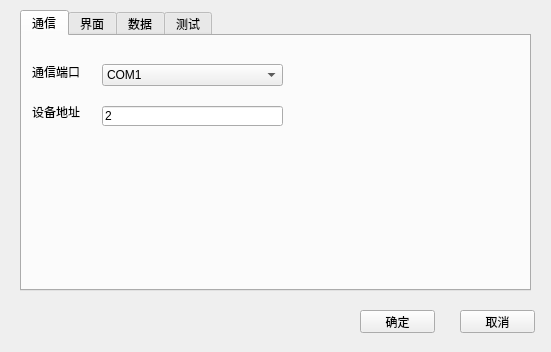
<?xml version="1.0" encoding="UTF-8"?>
<ui version="4.0">
 <class>SettingOption</class>
 <widget class="QWidget" name="SettingOption">
  <property name="geometry">
   <rect>
    <x>0</x>
    <y>0</y>
    <width>551</width>
    <height>352</height>
   </rect>
  </property>
  <property name="windowTitle">
   <string>SettingOption</string>
  </property>
  <widget class="QTabWidget" name="tabWidget">
   <property name="geometry">
    <rect>
     <x>20</x>
     <y>10</y>
     <width>511</width>
     <height>281</height>
    </rect>
   </property>
   <property name="currentIndex">
    <number>0</number>
   </property>
   <widget class="QWidget" name="tab">
    <attribute name="title">
     <string>通信</string>
    </attribute>
    <widget class="QLabel" name="label">
     <property name="geometry">
      <rect>
       <x>10</x>
       <y>30</y>
       <width>54</width>
       <height>12</height>
      </rect>
     </property>
     <property name="text">
      <string>通信端口</string>
     </property>
    </widget>
    <widget class="QLabel" name="label_2">
     <property name="geometry">
      <rect>
       <x>10</x>
       <y>70</y>
       <width>54</width>
       <height>12</height>
      </rect>
     </property>
     <property name="text">
      <string>设备地址</string>
     </property>
    </widget>
    <widget class="QComboBox" name="comboBox">
     <property name="geometry">
      <rect>
       <x>80</x>
       <y>28</y>
       <width>181</width>
       <height>22</height>
      </rect>
     </property>
     <item>
      <property name="text">
       <string>COM1</string>
      </property>
     </item>
     <item>
      <property name="text">
       <string>COM2</string>
      </property>
     </item>
     <item>
      <property name="text">
       <string>COM3</string>
      </property>
     </item>
     <item>
      <property name="text">
       <string>COM4</string>
      </property>
     </item>
     <item>
      <property name="text">
       <string>COM5</string>
      </property>
     </item>
     <item>
      <property name="text">
       <string>COM6</string>
      </property>
     </item>
     <item>
      <property name="text">
       <string>COM7</string>
      </property>
     </item>
     <item>
      <property name="text">
       <string>COM8</string>
      </property>
     </item>
     <item>
      <property name="text">
       <string>COM9</string>
      </property>
     </item>
     <item>
      <property name="text">
       <string>COM10</string>
      </property>
     </item>
    </widget>
    <widget class="QLineEdit" name="lineEdit">
     <property name="geometry">
      <rect>
       <x>80</x>
       <y>70</y>
       <width>181</width>
       <height>20</height>
      </rect>
     </property>
     <property name="text">
      <string>2</string>
     </property>
    </widget>
   </widget>
   <widget class="QWidget" name="tab_2">
    <attribute name="title">
     <string>界面</string>
    </attribute>
   </widget>
   <widget class="QWidget" name="tab_3">
    <attribute name="title">
     <string>数据</string>
    </attribute>
   </widget>
   <widget class="QWidget" name="tab_4">
    <attribute name="title">
     <string>测试</string>
    </attribute>
   </widget>
  </widget>
  <widget class="QPushButton" name="pushButton_ok">
   <property name="geometry">
    <rect>
     <x>360</x>
     <y>310</y>
     <width>75</width>
     <height>23</height>
    </rect>
   </property>
   <property name="text">
    <string>确定</string>
   </property>
  </widget>
  <widget class="QPushButton" name="pushButton_cancel">
   <property name="geometry">
    <rect>
     <x>460</x>
     <y>310</y>
     <width>75</width>
     <height>23</height>
    </rect>
   </property>
   <property name="text">
    <string>取消</string>
   </property>
  </widget>
 </widget>
 <layoutdefault spacing="6" margin="11"/>
 <resources/>
 <connections/>
</ui>
